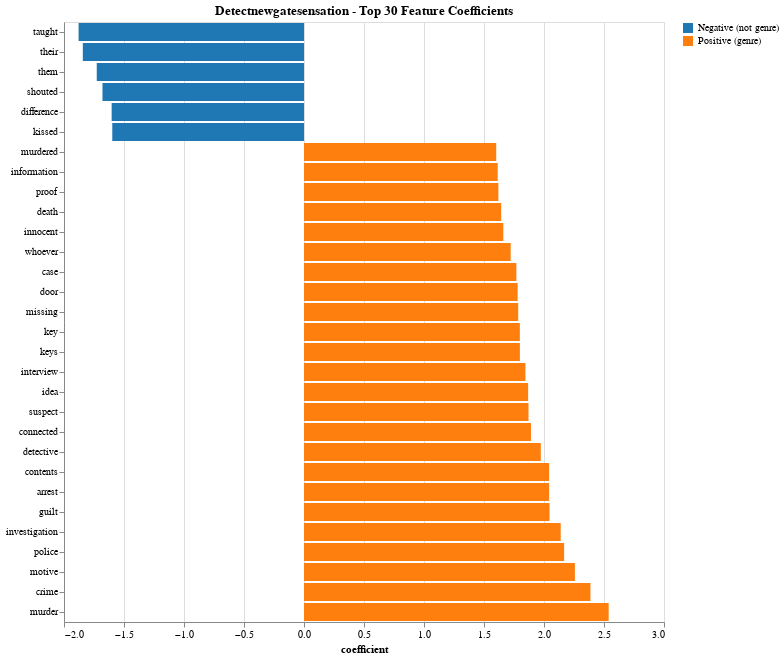

The cell this chart's notebook holds for it:
### Code cell
# 3. Top Positive and Negative Features
coefs_sorted = coefs.sort_values('coefficient', key=abs, ascending=False).head(30).copy()
coefs_sorted['type'] = coefs_sorted['coefficient'].apply(lambda x: 'Positive (genre)' if x > 0 else 'Negative (not genre)')
coefs_sorted = coefs_sorted.sort_values('coefficient')

features = alt.Chart(coefs_sorted).mark_bar().encode(
    x='coefficient:Q',
    y=alt.Y('word:N', sort='x', title=''),
    color=alt.Color('type:N', scale=alt.Scale(domain=['Negative (not genre)', 'Positive (genre)'],
                                              range=['#1f77b4', '#ff7f0e']),
                    title=''),
    tooltip=['word:N', 'coefficient:Q']
).properties(
    width=600,
    height=600,
    title=f'{model_name.title()} - Top 30 Feature Coefficients'
)

features.display()

### Figure 1 — Vega-Lite specification as saved in the notebook (floating-point values rounded to 4 significant figures)
{"config": {"view": {"continuousWidth": 300, "continuousHeight": 300}}, "data": {"name": "data-6f6a36bc875b8d40b37366d34911e7af"}, "mark": {"type": "bar"}, "encoding": {"color": {"field": "type", "scale": {"domain": ["Negative (not genre)", "Positive (genre)"], "range": ["#1f77b4", "#ff7f0e"]}, "title": "", "type": "nominal"}, "tooltip": [{"field": "word", "type": "nominal"}, {"field": "coefficient", "type": "quantitative"}], "x": {"field": "coefficient", "type": "quantitative"}, "y": {"field": "word", "sort": "x", "title": "", "type": "nominal"}}, "height": 600, "title": "Detectnewgatesensation - Top 30 Feature Coefficients", "width": 600, "$schema": "https://vega.github.io/schema/vega-lite/v6.1.0.json", "datasets": {"data-6f6a36bc875b8d40b37366d34911e7af": [{"word": "taught", "coefficient": -1.878, "impact": -1115000000.0, "type": "Negative (not genre)"}, {"word": "their", "coefficient": -1.843, "impact": -2049000.0, "type": "Negative (not genre)"}, {"word": "them", "coefficient": -1.727, "impact": -2425000.0, "type": "Negative (not genre)"}, {"word": "shouted", "coefficient": -1.679, "impact": -207500000.0, "type": "Negative (not genre)"}, {"word": "difference", "coefficient": -1.603, "impact": -585300000.0, "type": "Negative (not genre)"}, {"word": "kissed", "coefficient": -1.598, "impact": -322800000.0, "type": "Negative (not genre)"}, {"word": "murdered", "coefficient": 1.602, "impact": 147800000.0, "type": "Positive (genre)"}, {"word": "information", "coefficient": 1.614, "impact": 113100000.0, "type": "Positive (genre)"}, {"word": "proof", "coefficient": 1.62, "impact": 768900000.0, "type": "Positive (genre)"}, {"word": "death", "coefficient": 1.643, "impact": 35060000.0, "type": "Positive (genre)"}, {"word": "innocent", "coefficient": 1.661, "impact": 322800000.0, "type": "Positive (genre)"}, {"word": "whoever", "coefficient": 1.722, "impact": 1145000000.0, "type": "Positive (genre)"}, {"word": "case", "coefficient": 1.77, "impact": 13500000.0, "type": "Positive (genre)"}, {"word": "door", "coefficient": 1.781, "impact": 5097000.0, "type": "Positive (genre)"}, {"word": "missing", "coefficient": 1.785, "impact": 357200000.0, "type": "Positive (genre)"}, {"word": "key", "coefficient": 1.799, "impact": 67360000.0, "type": "Positive (genre)"}, {"word": "keys", "coefficient": 1.799, "impact": 480800000.0, "type": "Positive (genre)"}, {"word": "interview", "coefficient": 1.845, "impact": 458800000.0, "type": "Positive (genre)"}, {"word": "idea", "coefficient": 1.868, "impact": 77720000.0, "type": "Positive (genre)"}, {"word": "suspect", "coefficient": 1.871, "impact": 446300000.0, "type": "Positive (genre)"}, {"word": "connected", "coefficient": 1.891, "impact": 1195000000.0, "type": "Positive (genre)"}, {"word": "detective", "coefficient": 1.973, "impact": 16100000.0, "type": "Positive (genre)"}, {"word": "contents", "coefficient": 2.042, "impact": 1280000000.0, "type": "Positive (genre)"}, {"word": "arrest", "coefficient": 2.042, "impact": 404800000.0, "type": "Positive (genre)"}, {"word": "guilt", "coefficient": 2.046, "impact": 945200000.0, "type": "Positive (genre)"}, {"word": "investigation", "coefficient": 2.139, "impact": 630800000.0, "type": "Positive (genre)"}, {"word": "police", "coefficient": 2.168, "impact": 20250000.0, "type": "Positive (genre)"}, {"word": "motive", "coefficient": 2.258, "impact": 359300000.0, "type": "Positive (genre)"}, {"word": "crime", "coefficient": 2.387, "impact": 81620000.0, "type": "Positive (genre)"}, {"word": "murder", "coefficient": 2.539, "impact": 37890000.0, "type": "Positive (genre)"}]}}
